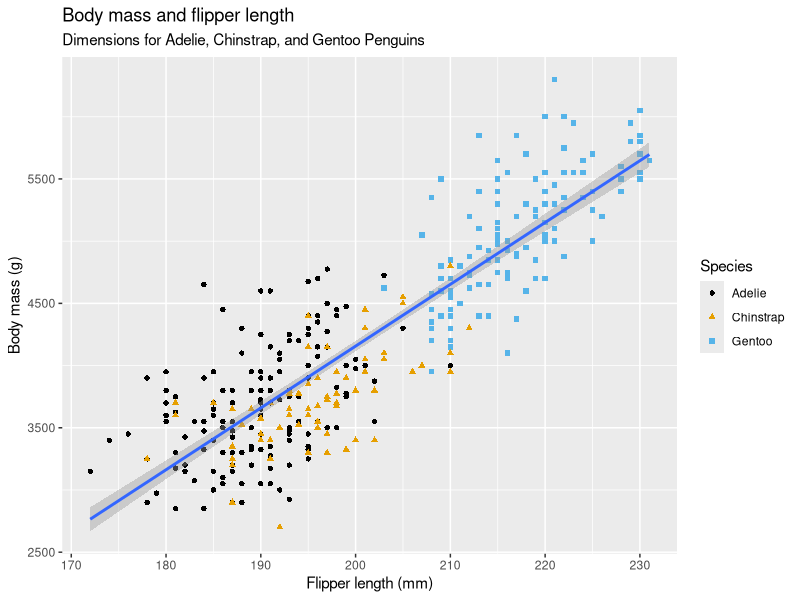
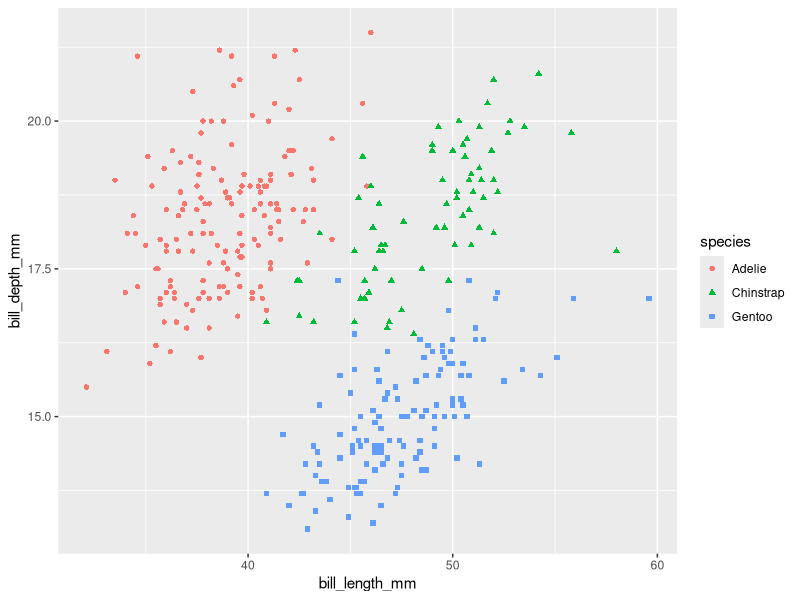
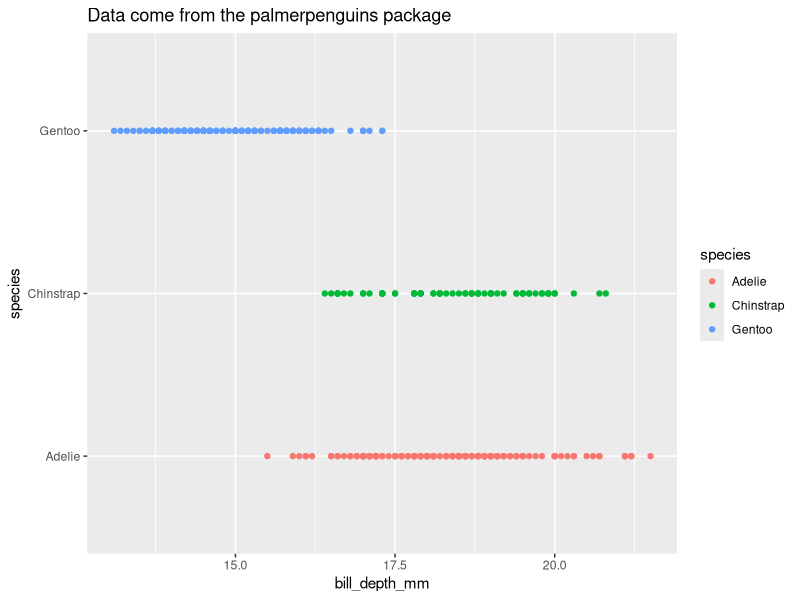
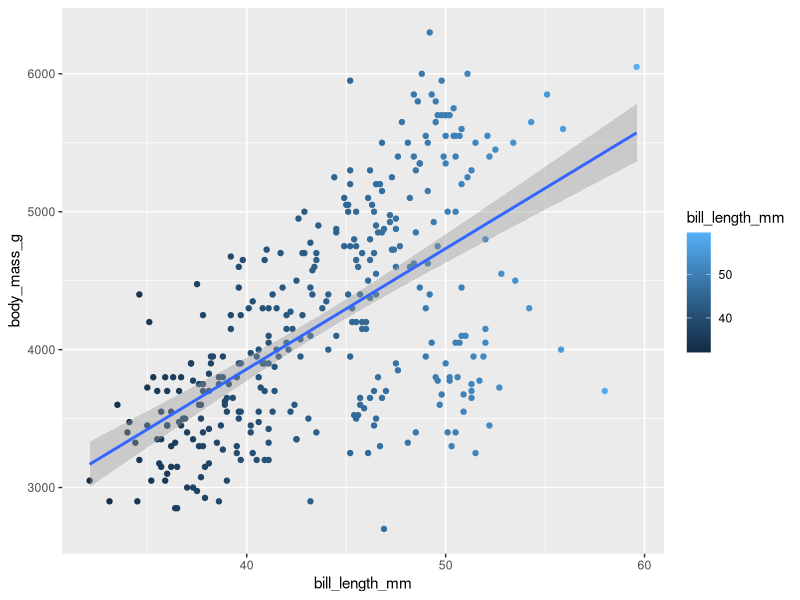
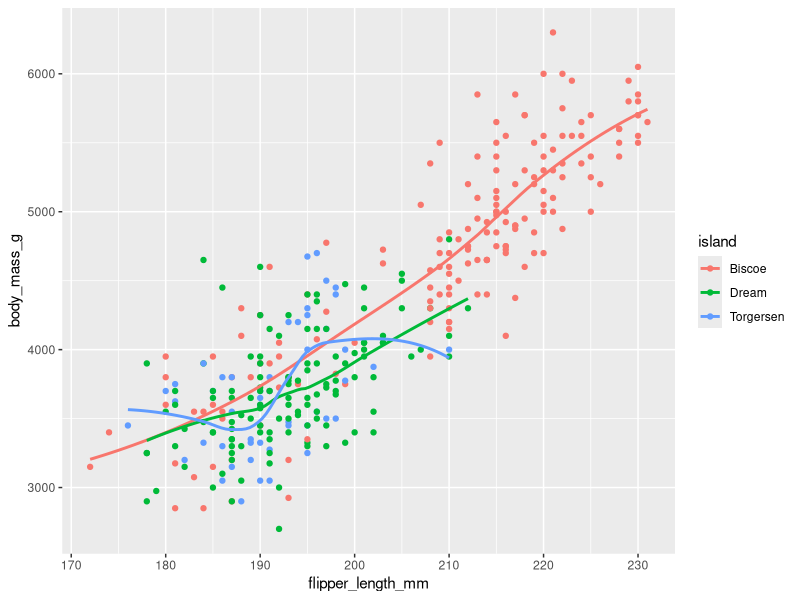
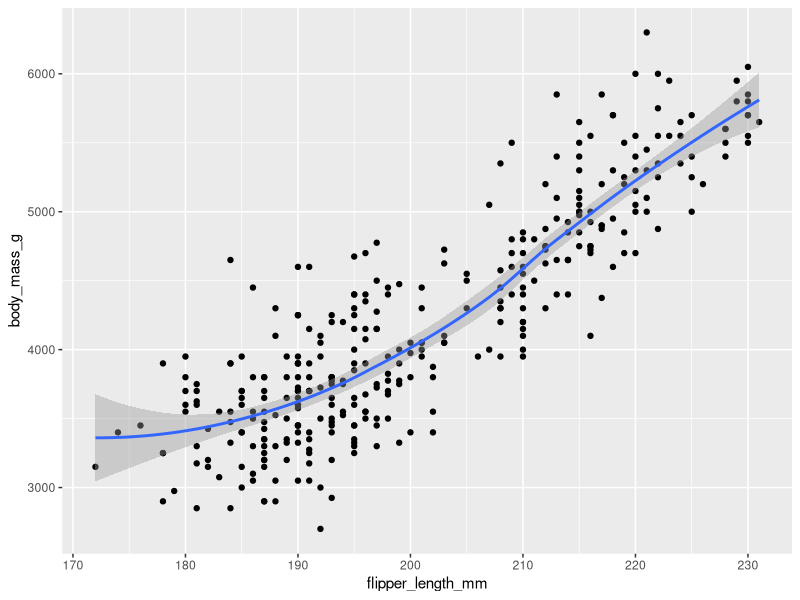
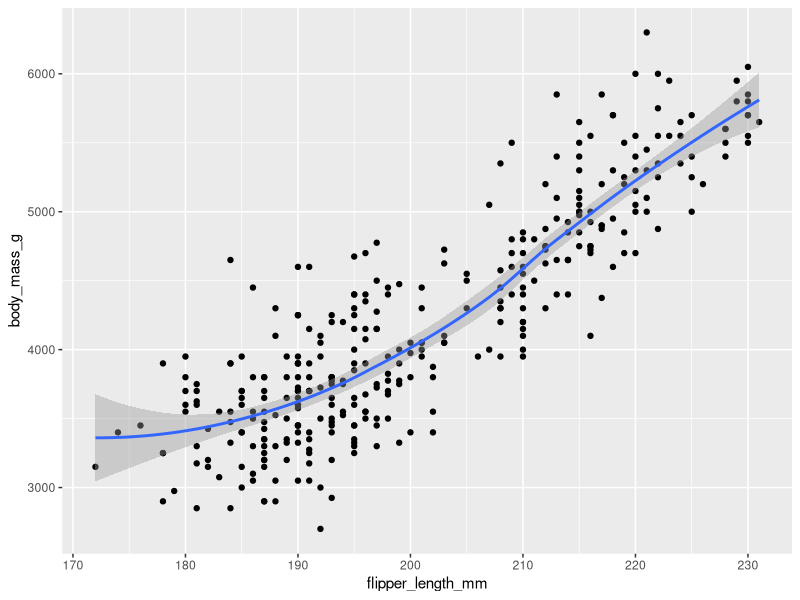
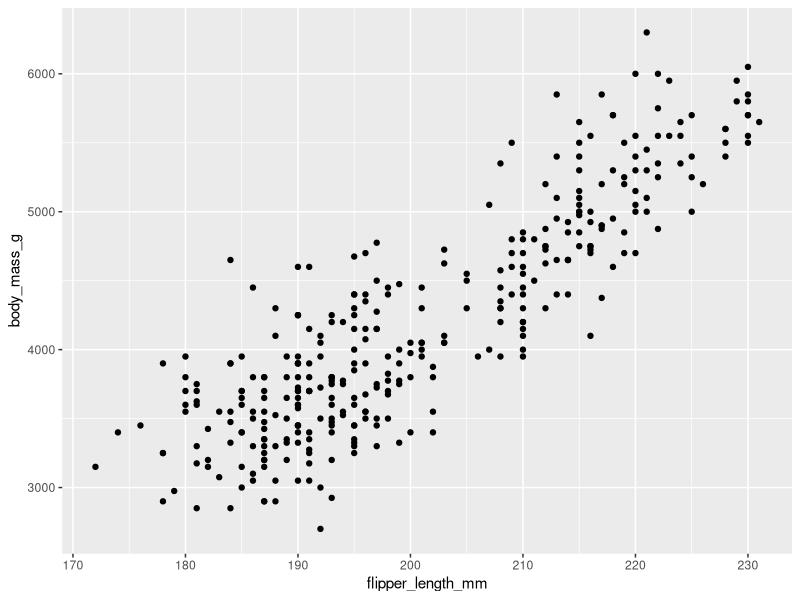

Generate these figures, in order, with R: (Note: this script raises an error after producing the figures.)
install.packages("tidyverse")
install.packages(
  c("arrow", "babynames", "curl", "duckdb", "gapminder",
    "ggrepel", "ggridges", "ggthemes", "hexbin", "janitor", "Lahman",
    "leaflet", "maps", "nycflights13", "openxlsx", "palmerpenguins",
    "repurrrsive", "tidymodels", "writexl")
)
# ==============================================================================
# Script: Penguin Flipper Length vs Body Mass Visualization
# Purpose: Explore the relationship between flipper length and body mass
#          across three penguin species (Adelie, Chinstrap, Gentoo)
# Data:    palmerpenguins::penguins dataset
# ==============================================================================

# --- Load Required Libraries ---
#===============================================================================

# tidyverse: collection of R packages for data manipulation and visualization
#(includes ggplot2)
library(tidyverse)
#===============================================================================
# palmerpenguins: provides the penguins dataset collected from Palmer Station
# Antarctica
library(palmerpenguins)

# ggthemes: extra themes and color scales for ggplot2,
# including colorblind-friendly palettes
library(ggthemes)

#===============================================================================
# --- Inspect the Dataset ---

# Print a summary of the penguins dataset to the console
# Contains variables: species, island, bill dimensions,
# flipper length, body mass, sex, year

# Open the dataset in RStudio's interactive spreadsheet viewer for a full overview
View(penguins)
#===============================================================================
# --- Build the Visualization ---

# Goal: Display the relationship between flipper length and body mass,
# differentiated by penguin species, with a single overall linear trend line.

ggplot(
  data = penguins,               # Dataset to use for the plot
  mapping = aes(
    x = flipper_length_mm,      # Global x-axis: flipper length in millimeters
    y = body_mass_g             # Global y-axis: body mass in grams
  )
) +

  # geom_point: draws a scatterplot
  # color and shape are mapped LOCALLY (only affect points, not other layers)
  # This ensures each species gets a distinct color AND shape for accessibility
  geom_point(
    mapping = aes(
      colour = species,           # Local: color each point by species
      shape  = species            # Local: use different shapes per species
    )
  ) +

  # geom_smooth: draws a single trend line for the ENTIRE dataset
  # method = "lm" fits a linear regression line (as opposed to a curve)
  # No color/shape mapping here — inherits only global x and y, so one line is drawn
  geom_smooth(method = "lm") +

  # labs: sets human-readable labels for the plot
  labs(
    title    = "Body mass and flipper length",        # Main plot title
    subtitle = "Dimensions for Adelie, Chinstrap, and Gentoo Penguins",# Descriptive subtitle
    x        = "Flipper length (mm)",                 # x-axis label
    y        = "Body mass (g)",                       # y-axis label
    color    = "Species",                             # Legend title for color
    shape    = "Species"    # Legend title for shape (merges with color legend)
  ) +

# scale_color_colorblind: applies a colorblind-friendly color palette from ggthemes
 # Ensures the plot is accessible to viewers with color vision deficiencies
  scale_color_colorblind()
#===============================================================================
#==========================Exercises============================================
# How many penguins? and how many columns?
dim(penguins)
#===============================================================================
#What does the bill_depth_mm variable in the penguins data frame describe?
# Read the help for ?penguins to find out
#=========for help==============================================================
?penguins
# bill length is a number denoting bill length in millimters

#===== Scatter plot of  bill_depth_mm vs. bill_length_mm

ggplot(penguins, aes(x = bill_length_mm, y = bill_depth_mm, colour = species,
                     shape = species)) +
  geom_point()

# scatter plot of species Vs bill_depth

ggplot(penguins, aes(x=bill_depth_mm,y=species, colour = species)) +
  geom_point(na.rm=TRUE) +
  labs(title = "Data come from the palmerpenguins package")
#===============================================================================

#====scatter plot of body mass Vs bill_length===================================
ggplot(penguins, aes(x=bill_length_mm, y=body_mass_g))+
  geom_point(aes(color = bill_length_mm))+
  geom_smooth(method = "lm")
  labs(title = " Body Mass Vs Bill Length",
       x="Bill Length(mm)",
       y="Body Mass(g)") +
    scale_color_colorblind()

# Run this code in your head and predict what the output will look like.
# Then, run the code in R and check your predictions.
ggplot(
    data = penguins,
    mapping = aes(x = flipper_length_mm, y = body_mass_g, color = island)
  ) +
    geom_point() +
    geom_smooth(se = FALSE)
# Will these two graphs look different? Why/why not?
#=====01========================================================================
ggplot(
  data = penguins,
  mapping = aes(x = flipper_length_mm, y = body_mass_g)
) +
  geom_point() +
  geom_smooth()

#===02==========================================================================
ggplot() +
  geom_point(
    data = penguins,
    mapping = aes(x = flipper_length_mm, y = body_mass_g)
  ) +
  geom_smooth(
    data = penguins,
    mapping = aes(x = flipper_length_mm, y = body_mass_g)
  )

ggplot(
  data = penguins,
  mapping = aes(x = flipper_length_mm, y = body_mass_g)
) +
  geom_point()
#===============================================================================
# Visualizing Categorical Variables
# A variable is categorical if it can only take one of a small set of values
# To examine the distribution of a categorical variable, you can use a bar chart
#===============================================================================

# Unordered Bar graphs
ggplot(penguins, aes(x = species)) +
  geom_bar()

# Ordered Bar graphs
ggplot(penguins, aes(x = fct_infreq(species))) +
  geom_bar()
#===============================================================================
#A variable is numerical (or quantitative) if it can take on a wide range of
#numerical values, and it is sensible to add, subtract, or take averages with
#those values. Numerical variables can be continuous or discrete
#===============================================================================
ggplot(penguins, aes(x = body_mass_g)) +
  geom_histogram(binwidth = 200)

#A histogram divides the x-axis into equally spaced bins and then uses the
#height of a bar to display the number of observations that fall in each bin.
#In the graph, the tallest bar shows that 39 observations have a body_mass_g
#value between 3,500 and 3,700 grams, which are the left and right edges of the bar.
#You can set the width of the intervals in a histogram with the binwidth argument,
#which is measured in the units of the x variable

ggplot(penguins, aes(x = body_mass_g)) +
  geom_histogram(binwidth = 20)
ggplot(penguins, aes(x = body_mass_g)) +
  geom_histogram(binwidth = 2000)
#You should always explore a variety of binwidths when working with histograms,
#as different binwidths can reveal different patterns.
#In the plots below a binwidth of 20 is too narrow, resulting in too many bars,
#making it difficult to determine the shape of the distribution.
#Similarly, a binwidth of 2,000 is too high, resulting in all data being binned
#into only three bars, and also making it difficult to determine the shape of the distribution. A binwidth of 200 provides a sensible balance.

##===========Density Plot ======================================================
#An alternative visualization for distributions of numerical variables is
#a density plot.
#A density plot is a smoothed-out version of a histogram and a practical
#alternative, particularly for continuous data that comes from an underlying
#smooth distribution
ggplot(penguins, aes(x = body_mass_g)) +
  geom_density()
#===============================================================================

#===================EXERCISES===================================================

#1. Make a bar plot of species of penguins, where you assign species to the y aesthetic.
#How is this plot different?
ggplot(penguins, aes(y=species))+
  geom_bar()
# Ans: The graph becomes horizontal

#2. How are the following two plots different?
#Which aesthetic, color or fill, is more useful for changing the color of bars?
#====This one only changes the color of the bar line
ggplot(penguins, aes(x = species)) +
  geom_bar(color = "red")
#==========This one changes the color of the entire bar and is thus more favorable
ggplot(penguins, aes(x = species)) +
  geom_bar(fill = "red")
#3. What does the bins argument in geom_histogram() do?
ggplot(penguins, aes(x = body_mass_g)) +
  geom_histogram(bins = 7)
# The bins argument controls how many bars the histogram is divided into

#=====================Visualization of relationships===========================
# To visualize a relationship, we need to atleast have two variables mapped to
# Aesthics of the plot
#===================Numerical and Categorical Variables=========================
# To visualize the relationship between a categorical and numerical variable,
# We can use side by side box plots
# A boxplot is a type of visual shorthand for measures of position (percentiles)
# that describe a distribution. It is also useful for identifying potential outliers
# A boxplot shows:
#1. Box — covers the middle 50% of data (IQR), with a line at the median
#2.Dots — individual outliers (points beyond 1.5× IQR from the box edges)
#3. Whiskers — lines extending to the furthest non-outlier values

ggplot(penguins, aes(x = species, y = body_mass_g)) +
  geom_boxplot()
# Alternatively, we can make density plots with geom_density().
ggplot(penguins, aes(x = body_mass_g, color = species)) +
  geom_density(linewidth = 0.75)
# linewidth controls the thickness of lines in the plot.
#-------------------------------------------------------------------------------
ggplot(penguins, aes(x = body_mass_g, color = species, fill = species)) +
  geom_density(alpha = 0.5)

#======================Two Categorical Variables ===============================
#We Use stacked bar plots to visualize the relationship between two categorical variables
ggplot(penguins, aes(x = island, fill = species)) +
  geom_bar()
#For example, the following two stacked bar plots both display the relationship
# between island and species, or specifically, visualizing the distribution of
#species within each island

#NB to set a relative frquence we add position=fill as argument within the geo_bar()
ggplot(penguins, aes(x = island, fill = species)) +
  geom_bar(position = "fill")
# x = bar variable, fill = color variable; use labs(y = "proportion")
# to override default "count" label
ggplot(penguins, aes(x = island, fill = species)) +
  geom_bar(position = "fill") +
  labs(y = "proportion")

#====================Two Numerical Variables====================================
# we Use Scatter Plots
ggplot(penguins, aes(x = flipper_length_mm, y = body_mass_g)) +
  geom_point()

#================Three or More variables =======================================
## map species to color and island to shape for additional variables in scatterplot
ggplot(penguins, aes(x = flipper_length_mm, y = body_mass_g)) +
  geom_point(aes(color = species, shape = island))

#================Facets=========================================================
# facet_wrap() is used to split a plot into multiple panels based on a single categorical variable.
# It takes a formula as its first argument, written as ~ variable_name.
# Each category of the variable is displayed in a separate subplot
ggplot(penguins, aes(x = flipper_length_mm, y = body_mass_g)) +
  geom_point(aes(color = species, shape = species)) +
  facet_wrap(~island)
#===============================================================================
#======================UsingThe mpg data frame==================================
#Mpg dataframeis bundled with the ggplot2 package contains 234 observations
#collected by the US Environmental Protection Agency on 38 car models
#1.0 Qn:Which variables in mpg are categorical? Which variables are numerical?
?mpg
# 1. Create a scatterplot of hwy vs displ from the mpg dataset,
#then map another numerical variable to color, size, both color and size,
#and shape, and explain how these aesthetics behave differently for categorical
#vs numerical variables.
View(mpg)

ggplot(mpg, aes(x = displ, y = hwy)) +
  geom_point()

#Mapping a numerical variable (cyl) to color
ggplot(mpg, aes(x = displ, y = hwy, color = cyl)) +
  geom_point()

#Mapping a numerical variable (cyl) to size
ggplot(mpg, aes(x = displ, y = hwy, size = cyl)) +
  geom_point()

#Mapping a numerical variable (cyl) to both color and size
ggplot(mpg, aes(x = displ, y = hwy, color = cyl, size = cyl)) +
  geom_point()

#Mapping a numerical variable (cyl) to shape
ggplot(mpg, aes(x = displ, y = hwy, color = cyl, size = cyl, shape = cyl)) +
  geom_point()

#Q2.In the scatterplot of hwy vs. displ, what happens if you map a third variable to linewidth?
ggplot(mpg, aes(x = displ, y = hwy,linewidth = cyl)) +
  geom_point()

# **NB:** The 'linewidth' aesthetic does not affect points in geom_point().
# **To vary point thickness, use 'size' instead. 'linewidth' is only for line geoms like geom_line() or geom_smooth().**

#Q3:Why does the following yield two separate legends? How would you fix it to combine the two legends?
# Ans: Adding shape=species in labs
ggplot(data = penguins,mapping = aes(x = bill_length_mm, y = bill_depth_mm,
                                     color = species, shape = species))+
  geom_point() +
  labs(color = "Species", shape = "Species")

#====================Questions on Stacked Graphs================================
# Q4:Which question can you answer with the this stacked graph A?
ggplot(penguins, aes(x = island, fill = species)) +
  geom_bar(position = "fill")
# Q: Which question can you answer with B?
ggplot(penguins, aes(x = species, fill = island)) +
  geom_bar(position = "fill")

#==========================Saving the graphs====================================
ggplot(penguins, aes(x = flipper_length_mm, y = body_mass_g)) +
  geom_point()
ggsave(filename = "penguin-plot.png")
